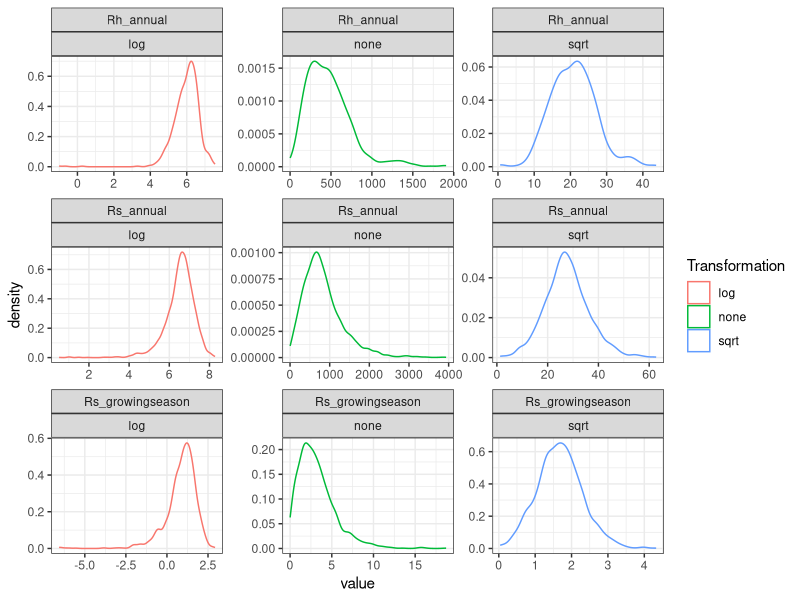
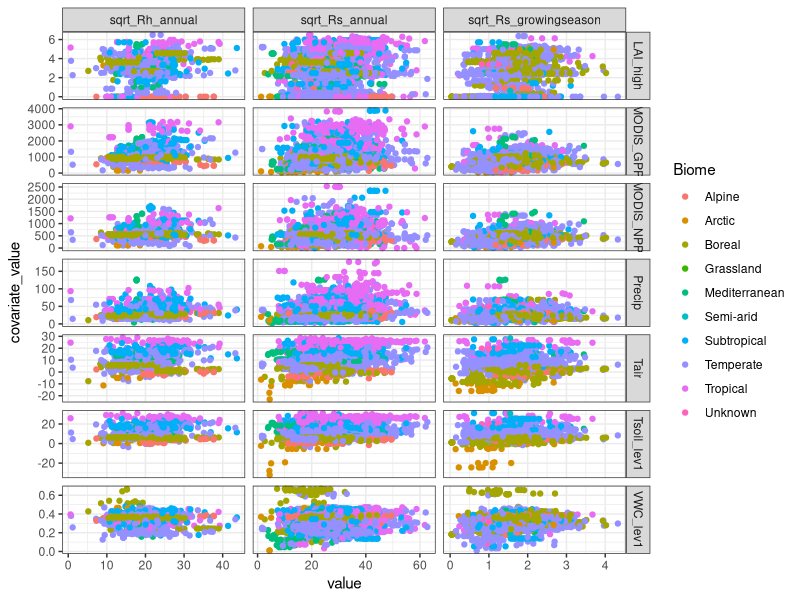
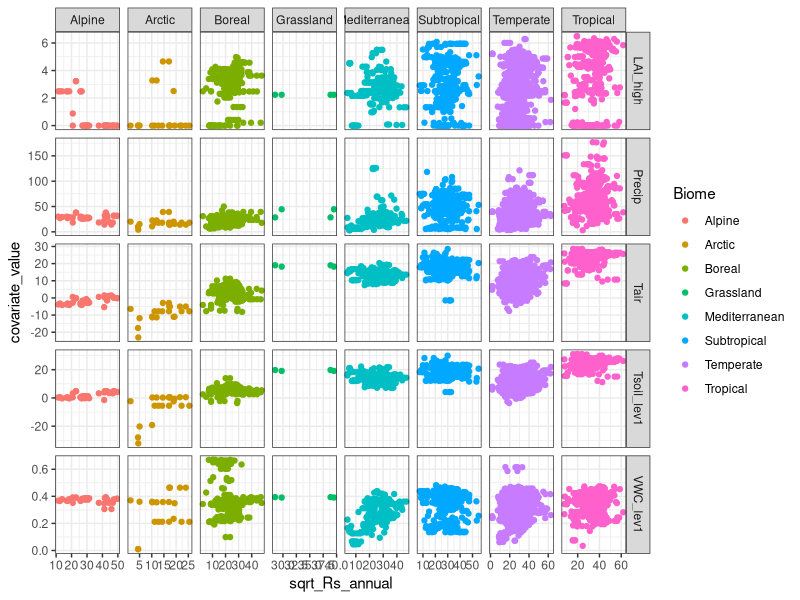
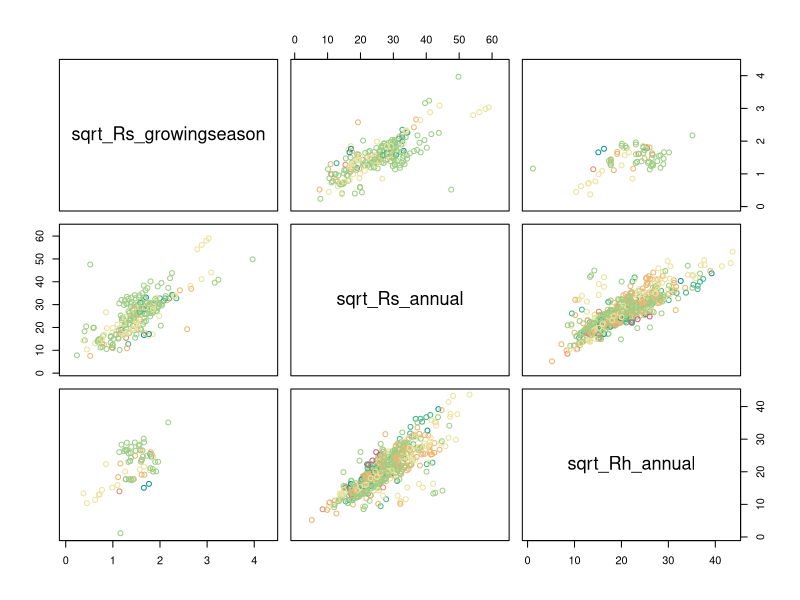

Write the R code that produced these figures, in order.
## ---- chunk 1
#| include: false

library(dplyr)
library(tidyr)
library(ggplot2)
theme_set(theme_bw())
library(readr)
library(lubridate)

dat <- read_csv("srdb_joined_data.csv", show_col_types = FALSE)

message(nrow(dat), " rows of data")

dat %>% 
    filter(is.na(Rs_growingseason) | (Rs_growingseason > 0 & Rs_growingseason < 20)) %>% 
    filter(is.na(Rs_annual) | (Rs_annual > 0 & Rs_annual < 4000)) %>% 
    filter(is.na(Rh_annual) | (Rh_annual > 0 & Rh_annual < 2000)) %>% 
    replace_na(list(Biome = "Unknown")) ->
    dat_filtered

## ---- chunk 2
#| fig-width: 10
#| fig-height: 8

dat_filtered %>% 
    select(Rs_annual, Rh_annual, Rs_growingseason) %>% 
    pivot_longer(everything()) %>% 
    filter(!is.na(value), value > 0) %>% 
    rename(none = value) %>% 
    mutate(log = log(none), sqrt = sqrt(none)) %>% 
    
    pivot_longer(-name, names_to = "Transformation") %>% 
    ggplot(aes(value, color = Transformation)) + 
    geom_density() +
    facet_wrap(~ name + Transformation, scales = "free")

dat_filtered %>% 
    mutate(sqrt_Rs_annual = sqrt(Rs_annual),
           sqrt_Rh_annual = sqrt(Rh_annual),
           sqrt_Rs_growingseason = sqrt(Rs_growingseason)) ->
    dat_filtered

## ---- chunk 3
#| fig-width: 10
#| fig-height: 8

dat_filtered %>% 
    select(Biome, Ecosystem_type, sqrt_Rs_annual, sqrt_Rh_annual, sqrt_Rs_growingseason,
           Tair, Tsoil_lev1, VWC_lev1, Precip, LAI_high, 
           MODIS_NPP, MODIS_GPP) %>% 
    pivot_longer(Tair:MODIS_GPP, names_to = "covariate_name", values_to = "covariate_value") %>%
    pivot_longer(sqrt_Rs_annual:sqrt_Rs_growingseason) %>% 
    ggplot(aes(value, covariate_value, color = Biome)) + 
        facet_grid(covariate_name ~ name, scales = "free") +
        geom_point(na.rm = TRUE)

dat_filtered %>% 
    filter(!Biome == "Semi-arid", !Biome == "Unknown") %>% 
    select(Biome, Ecosystem_type, sqrt_Rs_annual, 
           Tair, Tsoil_lev1, VWC_lev1, Precip, LAI_high) %>% 
    pivot_longer(Tair:LAI_high, names_to = "covariate_name", values_to = "covariate_value") %>% 
    ggplot(aes(sqrt_Rs_annual, covariate_value, color = Biome)) + 
        facet_grid(covariate_name ~ Biome, scales = "free") +
        geom_point(na.rm = TRUE)
 
stn <- as.factor(dat_filtered$Soil_type_number)
nst <- length(unique(stn))
dat_filtered %>% 
    select(sqrt_Rs_growingseason, sqrt_Rs_annual, sqrt_Rh_annual) %>% 
    pairs(col = hcl.colors(nst, "Temps")[stn])

## ---- chunk 4
#| echo: false

sessionInfo()
